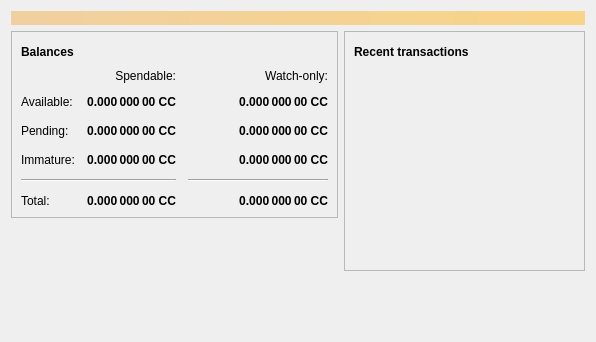
<?xml version="1.0" encoding="UTF-8"?>
<ui version="4.0">
 <class>OverviewPage</class>
 <widget class="QWidget" name="OverviewPage">
  <property name="geometry">
   <rect>
    <x>0</x>
    <y>0</y>
    <width>596</width>
    <height>342</height>
   </rect>
  </property>
  <property name="windowTitle">
   <string>Form</string>
  </property>
  <layout class="QVBoxLayout" name="topLayout">
   <item>
    <widget class="QLabel" name="labelAlerts">
     <property name="visible">
      <bool>false</bool>
     </property>
     <property name="styleSheet">
      <string notr="true">QLabel { background-color: qlineargradient(x1: 0, y1: 0, x2: 1, y2: 0, stop:0 #F0D0A0, stop:1 #F8D488); color:#000000; }</string>
     </property>
     <property name="wordWrap">
      <bool>true</bool>
     </property>
     <property name="margin">
      <number>3</number>
     </property>
     <property name="textInteractionFlags">
      <set>Qt::TextSelectableByMouse</set>
     </property>
    </widget>
   </item>
   <item>
    <layout class="QHBoxLayout" name="horizontalLayout" stretch="1,1">
     <item>
      <layout class="QVBoxLayout" name="verticalLayout_2">
       <item>
        <widget class="QFrame" name="frame">
         <property name="frameShape">
          <enum>QFrame::StyledPanel</enum>
         </property>
         <property name="frameShadow">
          <enum>QFrame::Raised</enum>
         </property>
         <layout class="QVBoxLayout" name="verticalLayout_4">
          <item>
           <layout class="QHBoxLayout" name="horizontalLayout_4">
            <item>
             <widget class="QLabel" name="label_5">
              <property name="font">
               <font>
                <weight>75</weight>
                <bold>true</bold>
               </font>
              </property>
              <property name="text">
               <string>Balances</string>
              </property>
             </widget>
            </item>
            <item>
             <widget class="QPushButton" name="labelWalletStatus">
              <property name="enabled">
               <bool>true</bool>
              </property>
              <property name="maximumSize">
               <size>
                <width>30</width>
                <height>16777215</height>
               </size>
              </property>
              <property name="toolTip">
               <string>The displayed information may be out of date. Your wallet automatically synchronizes with the Cubicversecoin network after a connection is established, but this process has not completed yet.</string>
              </property>
              <property name="text">
               <string/>
              </property>
              <property name="icon">
               <iconset resource="../bitcoin.qrc">
                <normaloff>:/icons/warning</normaloff>
                <disabledoff>:/icons/warning</disabledoff>:/icons/warning</iconset>
              </property>
              <property name="iconSize">
               <size>
                <width>24</width>
                <height>24</height>
               </size>
              </property>
              <property name="flat">
               <bool>true</bool>
              </property>
             </widget>
            </item>
            <item>
             <spacer name="horizontalSpacer_3">
              <property name="orientation">
               <enum>Qt::Horizontal</enum>
              </property>
              <property name="sizeHint" stdset="0">
               <size>
                <width>40</width>
                <height>20</height>
               </size>
              </property>
             </spacer>
            </item>
           </layout>
          </item>
          <item>
           <layout class="QGridLayout" name="gridLayout">
            <property name="spacing">
             <number>12</number>
            </property>
            <item row="2" column="2">
             <widget class="QLabel" name="labelWatchPending">
              <property name="font">
               <font>
                <weight>75</weight>
                <bold>true</bold>
               </font>
              </property>
              <property name="cursor">
               <cursorShape>IBeamCursor</cursorShape>
              </property>
              <property name="toolTip">
               <string>Unconfirmed transactions to watch-only addresses</string>
              </property>
              <property name="text">
               <string notr="true">0.000 000 00 CC</string>
              </property>
              <property name="alignment">
               <set>Qt::AlignRight|Qt::AlignTrailing|Qt::AlignVCenter</set>
              </property>
              <property name="textInteractionFlags">
               <set>Qt::LinksAccessibleByMouse|Qt::TextSelectableByKeyboard|Qt::TextSelectableByMouse</set>
              </property>
             </widget>
            </item>
            <item row="2" column="1">
             <widget class="QLabel" name="labelUnconfirmed">
              <property name="font">
               <font>
                <weight>75</weight>
                <bold>true</bold>
               </font>
              </property>
              <property name="cursor">
               <cursorShape>IBeamCursor</cursorShape>
              </property>
              <property name="toolTip">
               <string>Total of transactions that have yet to be confirmed, and do not yet count toward the spendable balance</string>
              </property>
              <property name="text">
               <string notr="true">0.000 000 00 CC</string>
              </property>
              <property name="alignment">
               <set>Qt::AlignRight|Qt::AlignTrailing|Qt::AlignVCenter</set>
              </property>
              <property name="textInteractionFlags">
               <set>Qt::LinksAccessibleByMouse|Qt::TextSelectableByKeyboard|Qt::TextSelectableByMouse</set>
              </property>
             </widget>
            </item>
            <item row="3" column="2">
             <widget class="QLabel" name="labelWatchImmature">
              <property name="font">
               <font>
                <weight>75</weight>
                <bold>true</bold>
               </font>
              </property>
              <property name="cursor">
               <cursorShape>IBeamCursor</cursorShape>
              </property>
              <property name="toolTip">
               <string>Mined balance in watch-only addresses that has not yet matured</string>
              </property>
              <property name="text">
               <string notr="true">0.000 000 00 CC</string>
              </property>
              <property name="alignment">
               <set>Qt::AlignRight|Qt::AlignTrailing|Qt::AlignVCenter</set>
              </property>
              <property name="textInteractionFlags">
               <set>Qt::LinksAccessibleByMouse|Qt::TextSelectableByKeyboard|Qt::TextSelectableByMouse</set>
              </property>
             </widget>
            </item>
            <item row="4" column="0" colspan="2">
             <widget class="Line" name="line">
              <property name="orientation">
               <enum>Qt::Horizontal</enum>
              </property>
             </widget>
            </item>
            <item row="4" column="2">
             <widget class="Line" name="lineWatchBalance">
              <property name="sizePolicy">
               <sizepolicy hsizetype="Preferred" vsizetype="Fixed">
                <horstretch>0</horstretch>
                <verstretch>0</verstretch>
               </sizepolicy>
              </property>
              <property name="minimumSize">
               <size>
                <width>140</width>
                <height>0</height>
               </size>
              </property>
              <property name="orientation">
               <enum>Qt::Horizontal</enum>
              </property>
             </widget>
            </item>
            <item row="5" column="0">
             <widget class="QLabel" name="labelTotalText">
              <property name="text">
               <string>Total:</string>
              </property>
             </widget>
            </item>
            <item row="3" column="1">
             <widget class="QLabel" name="labelImmature">
              <property name="font">
               <font>
                <weight>75</weight>
                <bold>true</bold>
               </font>
              </property>
              <property name="cursor">
               <cursorShape>IBeamCursor</cursorShape>
              </property>
              <property name="toolTip">
               <string>Mined balance that has not yet matured</string>
              </property>
              <property name="text">
               <string notr="true">0.000 000 00 CC</string>
              </property>
              <property name="alignment">
               <set>Qt::AlignRight|Qt::AlignTrailing|Qt::AlignVCenter</set>
              </property>
              <property name="textInteractionFlags">
               <set>Qt::LinksAccessibleByMouse|Qt::TextSelectableByKeyboard|Qt::TextSelectableByMouse</set>
              </property>
             </widget>
            </item>
            <item row="2" column="3">
             <spacer name="horizontalSpacer_2">
              <property name="orientation">
               <enum>Qt::Horizontal</enum>
              </property>
              <property name="sizeHint" stdset="0">
               <size>
                <width>40</width>
                <height>20</height>
               </size>
              </property>
             </spacer>
            </item>
            <item row="3" column="0">
             <widget class="QLabel" name="labelImmatureText">
              <property name="text">
               <string>Immature:</string>
              </property>
             </widget>
            </item>
            <item row="5" column="1">
             <widget class="QLabel" name="labelTotal">
              <property name="font">
               <font>
                <weight>75</weight>
                <bold>true</bold>
               </font>
              </property>
              <property name="cursor">
               <cursorShape>IBeamCursor</cursorShape>
              </property>
              <property name="toolTip">
               <string>Your current total balance</string>
              </property>
              <property name="text">
               <string notr="true">0.000 000 00 CC</string>
              </property>
              <property name="alignment">
               <set>Qt::AlignRight|Qt::AlignTrailing|Qt::AlignVCenter</set>
              </property>
              <property name="textInteractionFlags">
               <set>Qt::LinksAccessibleByMouse|Qt::TextSelectableByKeyboard|Qt::TextSelectableByMouse</set>
              </property>
             </widget>
            </item>
            <item row="5" column="2">
             <widget class="QLabel" name="labelWatchTotal">
              <property name="font">
               <font>
                <weight>75</weight>
                <bold>true</bold>
               </font>
              </property>
              <property name="cursor">
               <cursorShape>IBeamCursor</cursorShape>
              </property>
              <property name="toolTip">
               <string>Current total balance in watch-only addresses</string>
              </property>
              <property name="text">
               <string notr="true">0.000 000 00 CC</string>
              </property>
              <property name="alignment">
               <set>Qt::AlignRight|Qt::AlignTrailing|Qt::AlignVCenter</set>
              </property>
              <property name="textInteractionFlags">
               <set>Qt::LinksAccessibleByMouse|Qt::TextSelectableByKeyboard|Qt::TextSelectableByMouse</set>
              </property>
             </widget>
            </item>
            <item row="0" column="2">
             <widget class="QLabel" name="labelWatchonly">
              <property name="text">
               <string>Watch-only:</string>
              </property>
              <property name="alignment">
               <set>Qt::AlignRight|Qt::AlignTrailing|Qt::AlignVCenter</set>
              </property>
             </widget>
            </item>
            <item row="1" column="0">
             <widget class="QLabel" name="labelBalanceText">
              <property name="text">
               <string>Available:</string>
              </property>
             </widget>
            </item>
            <item row="1" column="1">
             <widget class="QLabel" name="labelBalance">
              <property name="font">
               <font>
                <weight>75</weight>
                <bold>true</bold>
               </font>
              </property>
              <property name="cursor">
               <cursorShape>IBeamCursor</cursorShape>
              </property>
              <property name="toolTip">
               <string>Your current spendable balance</string>
              </property>
              <property name="text">
               <string notr="true">0.000 000 00 CC</string>
              </property>
              <property name="alignment">
               <set>Qt::AlignRight|Qt::AlignTrailing|Qt::AlignVCenter</set>
              </property>
              <property name="textInteractionFlags">
               <set>Qt::LinksAccessibleByMouse|Qt::TextSelectableByKeyboard|Qt::TextSelectableByMouse</set>
              </property>
             </widget>
            </item>
            <item row="1" column="2">
             <widget class="QLabel" name="labelWatchAvailable">
              <property name="font">
               <font>
                <weight>75</weight>
                <bold>true</bold>
               </font>
              </property>
              <property name="cursor">
               <cursorShape>IBeamCursor</cursorShape>
              </property>
              <property name="toolTip">
               <string>Your current balance in watch-only addresses</string>
              </property>
              <property name="text">
               <string notr="true">0.000 000 00 CC</string>
              </property>
              <property name="alignment">
               <set>Qt::AlignRight|Qt::AlignTrailing|Qt::AlignVCenter</set>
              </property>
              <property name="textInteractionFlags">
               <set>Qt::LinksAccessibleByMouse|Qt::TextSelectableByKeyboard|Qt::TextSelectableByMouse</set>
              </property>
             </widget>
            </item>
            <item row="2" column="0">
             <widget class="QLabel" name="labelPendingText">
              <property name="text">
               <string>Pending:</string>
              </property>
             </widget>
            </item>
            <item row="0" column="1">
             <widget class="QLabel" name="labelSpendable">
              <property name="text">
               <string>Spendable:</string>
              </property>
              <property name="alignment">
               <set>Qt::AlignRight|Qt::AlignTrailing|Qt::AlignVCenter</set>
              </property>
             </widget>
            </item>
           </layout>
          </item>
         </layout>
        </widget>
       </item>
       <item>
        <spacer name="verticalSpacer">
         <property name="orientation">
          <enum>Qt::Vertical</enum>
         </property>
         <property name="sizeHint" stdset="0">
          <size>
           <width>20</width>
           <height>40</height>
          </size>
         </property>
        </spacer>
       </item>
      </layout>
     </item>
     <item>
      <layout class="QVBoxLayout" name="verticalLayout_3">
       <item>
        <widget class="QFrame" name="frame_2">
         <property name="frameShape">
          <enum>QFrame::StyledPanel</enum>
         </property>
         <property name="frameShadow">
          <enum>QFrame::Raised</enum>
         </property>
         <layout class="QVBoxLayout" name="verticalLayout">
          <item>
           <layout class="QHBoxLayout" name="horizontalLayout_2">
            <item>
             <widget class="QLabel" name="label_4">
              <property name="font">
               <font>
                <weight>75</weight>
                <bold>true</bold>
               </font>
              </property>
              <property name="text">
               <string>Recent transactions</string>
              </property>
             </widget>
            </item>
            <item>
             <widget class="QPushButton" name="labelTransactionsStatus">
              <property name="enabled">
               <bool>true</bool>
              </property>
              <property name="maximumSize">
               <size>
                <width>30</width>
                <height>16777215</height>
               </size>
              </property>
              <property name="toolTip">
               <string>The displayed information may be out of date. Your wallet automatically synchronizes with the Cubicversecoin network after a connection is established, but this process has not completed yet.</string>
              </property>
              <property name="text">
               <string/>
              </property>
              <property name="icon">
               <iconset resource="../bitcoin.qrc">
                <normaloff>:/icons/warning</normaloff>
                <disabledoff>:/icons/warning</disabledoff>:/icons/warning</iconset>
              </property>
              <property name="iconSize">
               <size>
                <width>24</width>
                <height>24</height>
               </size>
              </property>
              <property name="flat">
               <bool>true</bool>
              </property>
             </widget>
            </item>
            <item>
             <spacer name="horizontalSpacer">
              <property name="orientation">
               <enum>Qt::Horizontal</enum>
              </property>
              <property name="sizeHint" stdset="0">
               <size>
                <width>40</width>
                <height>20</height>
               </size>
              </property>
             </spacer>
            </item>
           </layout>
          </item>
          <item>
           <widget class="QListView" name="listTransactions">
            <property name="styleSheet">
             <string notr="true">QListView { background: transparent; }</string>
            </property>
            <property name="frameShape">
             <enum>QFrame::NoFrame</enum>
            </property>
            <property name="verticalScrollBarPolicy">
             <enum>Qt::ScrollBarAlwaysOff</enum>
            </property>
            <property name="horizontalScrollBarPolicy">
             <enum>Qt::ScrollBarAlwaysOff</enum>
            </property>
            <property name="selectionMode">
             <enum>QAbstractItemView::NoSelection</enum>
            </property>
           </widget>
          </item>
         </layout>
        </widget>
       </item>
       <item>
        <spacer name="verticalSpacer_2">
         <property name="orientation">
          <enum>Qt::Vertical</enum>
         </property>
         <property name="sizeHint" stdset="0">
          <size>
           <width>20</width>
           <height>40</height>
          </size>
         </property>
        </spacer>
       </item>
      </layout>
     </item>
    </layout>
   </item>
  </layout>
 </widget>
 <resources/>
 <connections/>
</ui>
